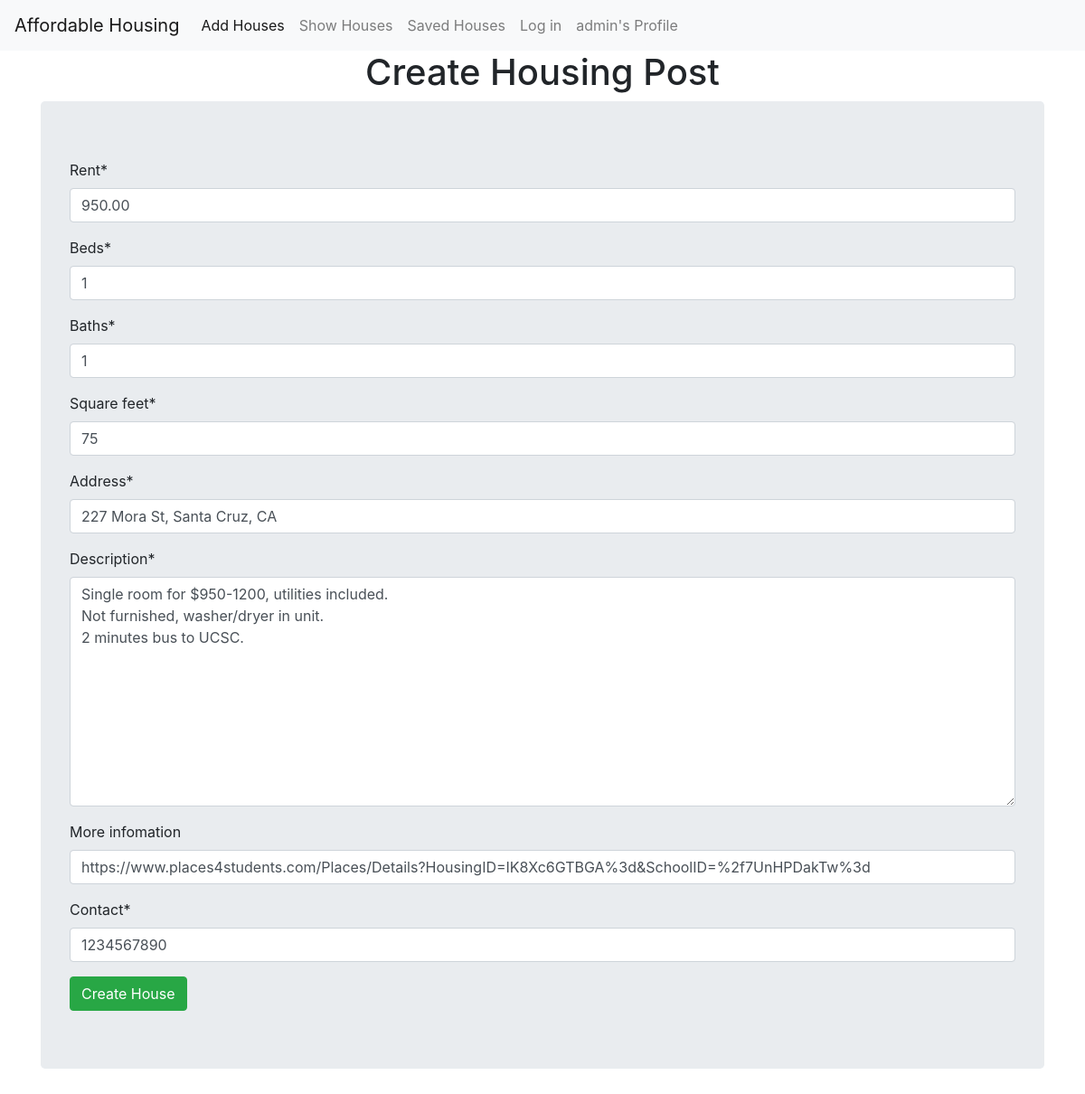
The page /update/4 (signed in) on the database its author committed.
### housing/models.py (models this page shows)
class House(models.Model):
    oid = models.AutoField(primary_key=True)
    rent = models.DecimalField(max_digits=8, decimal_places=2, default=1000.00)
    beds = models.IntegerField(default=3)
    baths = models.IntegerField(default=3)
    square_feet = models.IntegerField(default=1000, null=True)
    address = models.CharField(default="", max_length=255)
    description = models.TextField(default="")
    More_infomation = models.URLField(max_length=200, blank=True, null=True)
    contact = models.IntegerField(default=1234567890)

### housing/views.py (the view)
# urls.py: path('update/<int:f_oid>', views.update_view, name= 'update_url'),
def update_view(request, f_oid):
    obj = House.objects.get(oid = f_oid)
    form = HouseForm(instance=obj)
    if request.method == 'POST':
        form = HouseForm(request.POST, instance=obj)
        if form.is_valid():
            form.save()
            return redirect('show_url') ###
    template_name = 'create_view.html'
    context = {'form': form}
    return render(request, template_name, context)

### housing/forms.py
class HouseForm(forms.ModelForm):
    class Meta:
        model = House
        fields = '__all__'
        lables = {
            'rent': 'Monthly Rent',
            'beds': 'Number Of Bedrooms',
            'baths': 'Number of Bathrooms',
            'square_feet': 'Sq. Ft',
            'address': 'Address',
            'description': 'Description',
            'contact': 'Contact Number',
        }
        widgets  = {
            'rent' : forms.NumberInput(attrs={'placeholder': 'eg. 1800'}),
            'beds' : forms.NumberInput(attrs={'placeholder': 'eg. 1800'}),
            'baths' : forms.NumberInput(attrs={'placeholder': 'eg. 1800'}),
            'square_feet' : forms.NumberInput(attrs={'placeholder': 'eg. 1800'}),
            'address' : forms.TextInput(attrs={'placeholder': 'eg. 1800'}),
            'description' : forms.Textarea(attrs={'placeholder': 'eg. 1800'}),
            'contact' : forms.NumberInput(attrs={'placeholder': 'eg. 1800'}),
            'moreInfo' : forms.URLInput(attrs={'placeholder': 'eg. https://example.com'}),
        }

### housing/templates/create_view.html (shortened to what this page needs)
{% extends 'layout.html' %}
{% load crispy_forms_tags %}
{% block content %}
<center><h1>Create Housing Post</h1></center>
<div class="container">
   <form method="post" class="jumbotron">
       {{form|crispy}}
       <input type="submit" value="Create House" class="btn btn-success">
   </form>
</div>
{% endblock %}

### housing/templates/layout.html (shortened to what this page needs)
<!DOCTYPE html>
<html>
<head>
   <link rel="stylesheet" href="https://cdn.jsdelivr.net/npm/bootstrap@4.0.0/dist/css/bootstrap.min.css">
</head>
<body>
   <nav class="navbar navbar-expand-lg navbar-light bg-light">
       <a class="navbar-brand" href="#">Affordable Housing</a>
       <div class="collapse navbar-collapse" id="navbarSupportedContent">
         <ul class="navbar-nav mr-auto">
           <li class="nav-item active">
             <a class="nav-link" href="{% url 'create_url' %}">Add Houses<span class="sr-only">(current)</span></a>
           </li>
           <li class="nav-item">
             <a class="nav-link" href="{% url 'show_url' %}">Show Houses</a>
           </li>
           <li class="nav-item">
            <a class="nav-link" href="{% url 'savedRead_url' %}">Saved Houses</a>
           </li>
           <li class="nav-item">
            <a class="nav-link" href="{% url 'index' %}">Log in</a>
           </li>
           {% if user.is_authenticated %}
            <li class="nav-item">
              <a class="nav-link" href="{% url 'savedRead_url' %}">{{ user.username }}'s Profile</a>
            </li>
           {% endif %}
         </ul>
       </div>
     </nav>
   {% block content %}
   {% endblock %}
</body>
</html>

### rows shown on the page
House: rent "950.00", beds "1", baths "1", square_feet "75", address "227 Mora St, Santa Cruz, CA", description "Single room for $950-1200, utilities included. Not furnished, washer/dryer in unit. 2 minutes bus to UCSC.", More_infomation "https://www.places4students.com/Places/Details?HousingID=IK8Xc6GTBGA%3d&SchoolID=%2f7UnHPDakTw%3d", contact "1234567890"

### other values the page prints
{{ user.username }} "admin"
